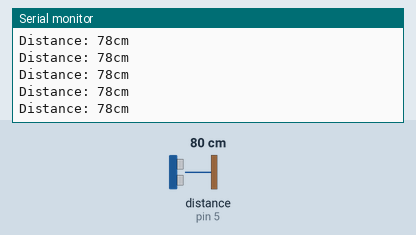
The sketch below on a simulated Arduino Uno, built with avr-gcc and run on an emulated ATmega328P. Shown: the last lines printed to the serial monitor. Wiring (inferred from the names in the program): ultrasonic range finder: trigger pin 4; echo pin 5. The test bench sets the inputs (shaded band); at power-on: distance to the obstacle (sensor on pin 5) 80 cm. The echo pulse lasts 58.3 µs per cm.

Above: at 1.2 s.
1.3 s: distance to the obstacle (sensor on pin 5) set to 120 cm
At 2.3 s:
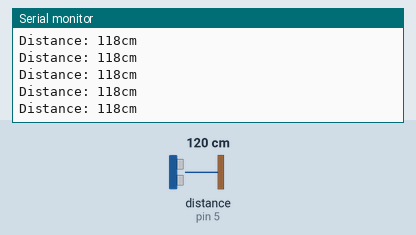
4.3 s: distance to the obstacle (sensor on pin 5) set to 18 cm
At 5.1 s:
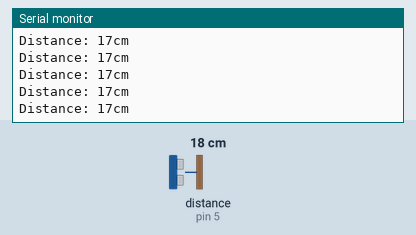
13.3 s: distance to the obstacle (sensor on pin 5) set to 2 cm
At 13.8 s:
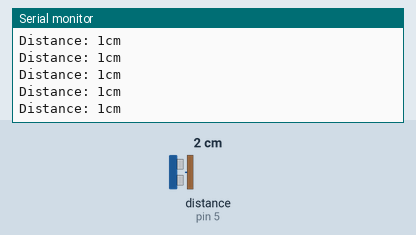
16.3 s: distance to the obstacle (sensor on pin 5) set to 299 cm
At 17.0 s:
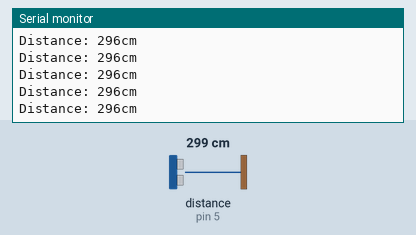
19.3 s: distance to the obstacle (sensor on pin 5) set to 250 cm
At 20.0 s:
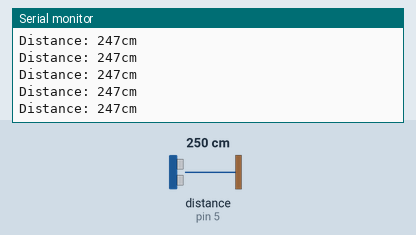
22.3 s: distance to the obstacle (sensor on pin 5) set to 35 cm
At 22.9 s:
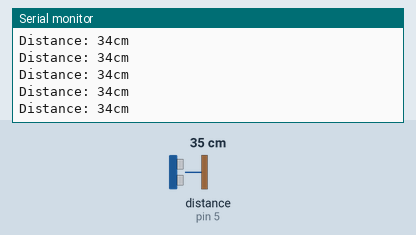
Timing chart, 0 to 25.3 s (numbered marks = the images above; inputs shaded):
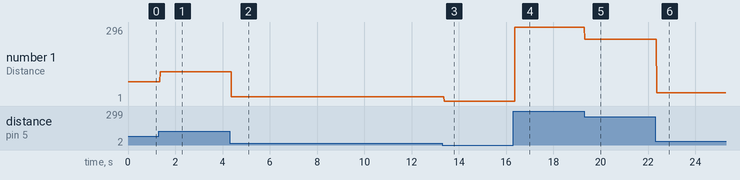

The sketch:

ultrasonik.ino
```cpp
const int trigPin = 4;
const int echoPin = 5;

int durationPulse, distanceCm;
void setup()
{
  Serial.begin(9600);
  pinMode(trigPin, OUTPUT);
  pinMode(echoPin, INPUT);
}

void loop()
{

  digitalWrite(trigPin, LOW);
  delayMicroseconds(2);
  digitalWrite(trigPin, HIGH);
  delayMicroseconds(10);
  digitalWrite(trigPin, LOW);

  durationPulse = pulseIn(echoPin, HIGH, 30000);
  distanceCm = 0.017 * durationPulse;

  Serial.print("Distance: ");
  Serial.print(distanceCm);
  Serial.println("cm");
}
```

Measured:
- after the input at 1.3 s, the serial monitor: prints a new line after 0.07 s (image 1)
- after the input at 4.3 s, the serial monitor: prints a new line after 0.08 s (image 2)
- after the input at 13.3 s, the serial monitor: prints a new line after 0.08 s (image 3)
- after the input at 16.3 s, the serial monitor: prints a new line after 0.07 s (image 4)
- after the input at 19.3 s, the serial monitor: prints a new line at once (image 5)
- after the input at 22.3 s, the serial monitor: prints a new line after 0.07 s (image 6)
- plotted number 1: 78 → 118 after the input at 1.3 s, 118 → 17 after the input at 4.3 s, 17 → 1 after the input at 13.3 s, 1 → 296 after the input at 16.3 s, 296 → 247 after the input at 19.3 s
